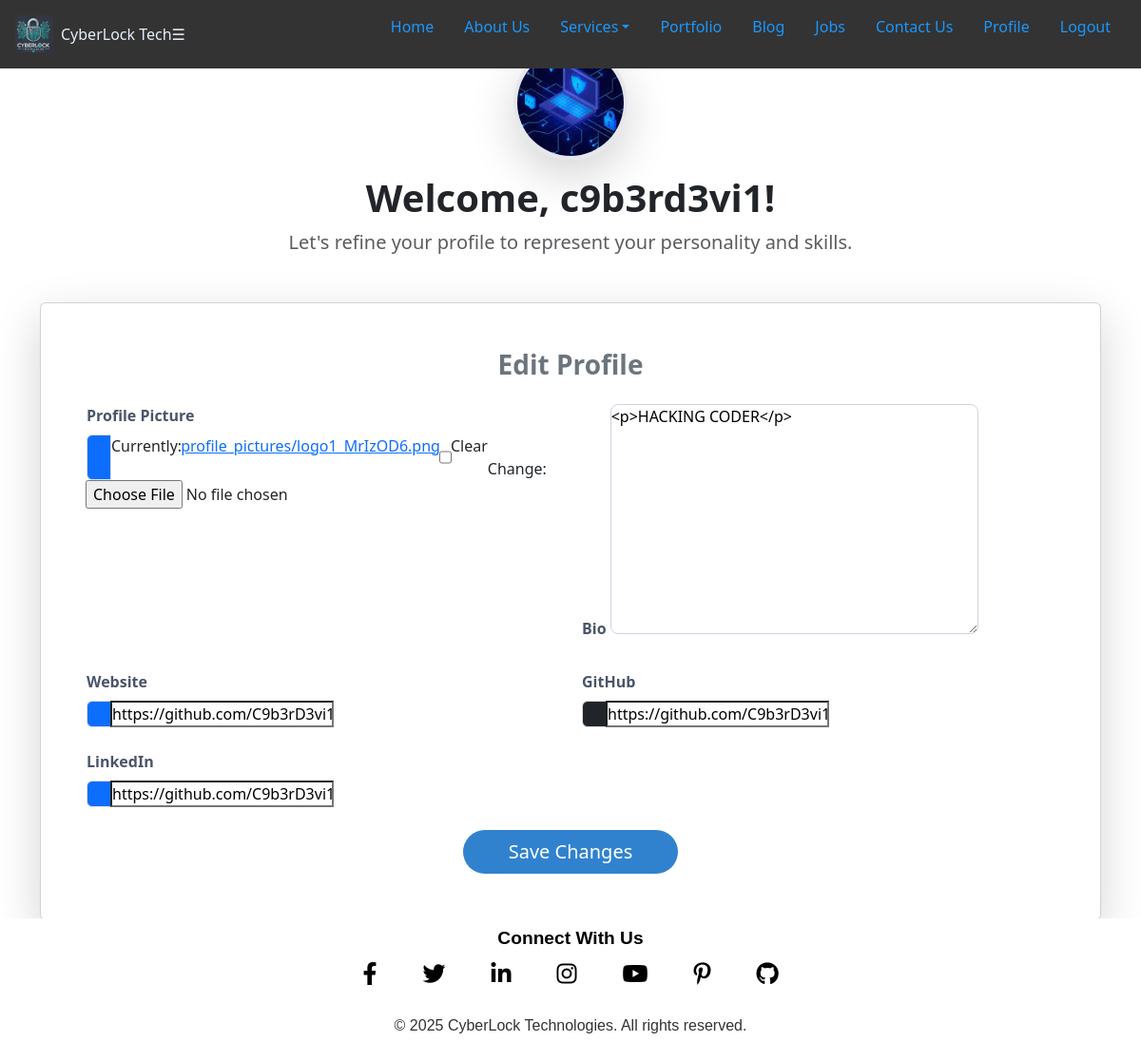
Page /edit-profile/ (signed in) on the earlier database version.
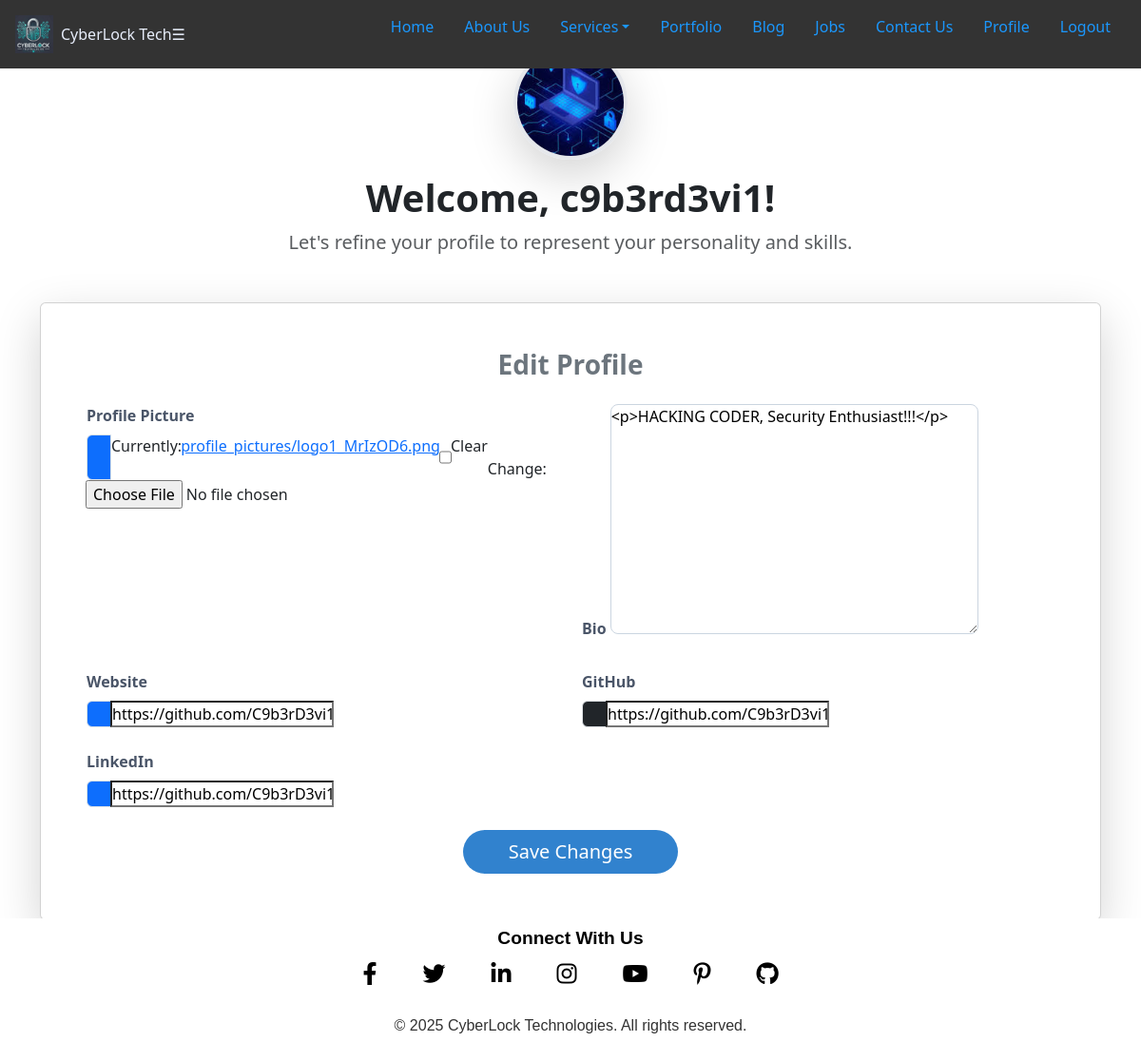
Same page on the later database version.
### coreapp/models.py (models this page shows, shortened)
class Profile(models.Model):
    user = models.OneToOneField(User, on_delete=models.CASCADE)
    bio = RichTextUploadingField(max_length=500, blank=True)
    profile_picture = models.ImageField(upload_to='profile_pictures/', blank=True)
    website = models.URLField(blank=True, validators=[URLValidator()])
    github = models.URLField(blank=True, validators=[URLValidator()])
    linkedin = models.URLField(blank=True, validators=[URLValidator()])

### coreapp/views.py (the view)
# urls.py: path('edit-profile/', views.edit_profile, name='edit_profile'),
@login_required
def edit_profile(request):
    profile, created = Profile.objects.get_or_create(user=request.user)
    if request.method == 'POST':
        form = ProfileForm(request.POST, request.FILES, instance=profile)
        if form.is_valid():
            form.save()
            return redirect('user_profile')
    else:
        form = ProfileForm(instance=profile)
    return render(request, 'edit_profile.html', {'form': form})

### coreapp/forms.py
class ProfileForm(forms.ModelForm):
    class Meta:
        model = Profile
        fields = ['bio', 'profile_picture', 'website', 'github', 'linkedin']

### templates/edit_profile.html (shortened to what this page needs)
{% extends 'base.html'  %}
{% load static %}
{% block content %}
<head>
    <link rel="stylesheet" href="{% static 'css/edit_profile.css' %}">
    <link href="https://cdn.jsdelivr.net/npm/bootstrap@5.3.0-alpha1/dist/css/bootstrap.min.css" rel="stylesheet">
</head>
<div class="edit-profile-page">
    <div class="container py-5">
        <div class="text-center mb-5">
            <img src="{% static 'images/hero-bg.jpeg' %}" alt="Profile Placeholder" class="profile-img rounded-circle shadow-lg mb-3">
            <h1 class="fw-bold text-dark">Welcome, {{ user.username }}!</h1>
            <p class="text-muted fs-5">Let's refine your profile to represent your personality and skills.</p>
        </div>
        <div class="card shadow-lg">
            <div class="card-body p-5">
                <h2 class="card-title text-center text-secondary mb-4">Edit Profile</h2>
                <form method="post" enctype="multipart/form-data" class="row g-4">
                    <div class="col-md-6">
                        <label for="{{ form.profile_picture.id_for_label }}" class="form-label fw-semibold">Profile Picture</label>
                        <div class="input-group">
                            <span class="input-group-text bg-primary text-white"></span>
                            {{ form.profile_picture }}
                        </div>
                    </div>
                    <div class="col-md-6">
                        <label for="{{ form.bio.id_for_label }}" class="form-label fw-semibold">Bio</label>
                        {{ form.bio }}
                    </div>
                    <div class="col-md-6">
                        <label for="{{ form.website.id_for_label }}" class="form-label fw-semibold">Website</label>
                        <div class="input-group">
                            <span class="input-group-text bg-primary text-white"></span>
                            {{ form.website }}
                        </div>
                    </div>
                    <div class="col-md-6">
                        <label for="{{ form.github.id_for_label }}" class="form-label fw-semibold">GitHub</label>
                        <div class="input-group">
                            <span class="input-group-text bg-dark text-white"></span>
                            {{ form.github }}
                        </div>
                    </div>
                    <div class="col-md-6">
                        <label for="{{ form.linkedin.id_for_label }}" class="form-label fw-semibold">LinkedIn</label>
                        <div class="input-group">
                            <span class="input-group-text bg-primary text-white"></span>
                            {{ form.linkedin }}
                        </div>
                    </div>
                    <div class="col-12 text-center">
                        <button type="submit" class="btn btn-primary btn-lg px-5">Save Changes</button>
                    </div>
                </form>
            </div>
        </div>
    </div>
</div>
{% endblock %}

### templates/base.html (shortened to what this page needs)
{% load static %}
{% load tz %}
<!DOCTYPE html>
<html lang="en">
<head>
    <link rel="stylesheet" href="{% static 'css/base.css' %}">
    <link href="https://cdnjs.cloudflare.com/ajax/libs/font-awesome/6.0.0-beta3/css/all.min.css" rel="stylesheet">
</head>
<body class="default-body">
    <nav class="custom-navbar">
        <div class="navbar-container">
            <a class="navbar-brand" href="{% url 'home' %}">
                <img src="{% static 'images/icon-192x192.png' %}" alt="CyberLock Logo">
                <span>CyberLock Tech</span>
            </a>
            <button class="navbar-toggler" aria-label="Toggle navigation">☰</button>
            <ul class="navbar-menu">
                <li><a href="{% url 'home' %}" class="{% if request.resolver_match.url_name == 'home' %}active{% endif %}">Home</a></li>
                <li><a href="{% url 'about' %}" class="{% if request.resolver_match.url_name == 'about' %}active{% endif %}">About Us</a></li>
                <li class="dropdown">
                    <a href="#" class="dropdown-toggle">Services</a>
                </li>
                <li><a href="{% url 'portfolio' %}" class="{% if request.resolver_match.url_name == 'portfolio' %}active{% endif %}">Portfolio</a></li>
                <li><a href="{% url 'blog_list' %}" class="{% if request.resolver_match.url_name == 'blog_list' %}active{% endif %}">Blog</a></li>
                {% if user.is_authenticated %}
                <li><a href="{% url 'job_list' %}" class="{% if request.resolver_match.url_name == 'job_list' %}active{% endif %}">Jobs</a></li>
                <li><a href="{% url 'contact_form' %}" class="{% if request.resolver_match.url_name == 'contact_form' %}active{% endif %}">Contact Us</a></li>
                <li><a href="{% url 'user_profile' %}" class="{% if request.resolver_match.url_name == 'user_profile' %}active{% endif %}">Profile</a></li>
                <li><a href="{% url 'user_logout' %}">Logout</a></li>
                {% else %}
                <li><a href="{% url 'user_login' %}" class="{% if request.resolver_match.url_name == 'user_login' %}active{% endif %}">Login</a></li>
                <li><a href="{% url 'user_register' %}" class="{% if request.resolver_match.url_name == 'user_register' %}active{% endif %}">Register</a></li>
                {% endif %}
            </ul>
        </div>
    </nav>
    {% block content %}
    {% endblock %}
<footer class="custom-footer">
    <div class="footer-container">
        <div class="footer-content">
            <h4>Connect With Us</h4>
            <div class="social-icons">
                <a href="#" aria-label="Facebook"><i class="fab fa-facebook-f"></i></a>
                <a href="#" aria-label="Twitter"><i class="fab fa-twitter"></i></a>
                <a href="#" aria-label="LinkedIn"><i class="fab fa-linkedin-in"></i></a>
                <a href="#" aria-label="Instagram"><i class="fab fa-instagram"></i></a>
                <a href="#" aria-label="YouTube"><i class="fab fa-youtube"></i></a>
                <a href="#" aria-label="Pinterest"><i class="fab fa-pinterest-p"></i></a>
                <a href="#" aria-label="GitHub"><i class="fab fa-github"></i></a>
            </div>
        </div>
        <div class="footer-bottom">
            <p>&copy; {% now "Y" %} CyberLock Technologies. All rights reserved.</p>
        </div>
    </div>
</footer>
</body>
</html>

### static/css/base.css (style rules this page uses)
:root { --primary-color: #1b97fc; --secondary-color: #e7edfa; --hover-bg-color: #555; --footer-bg: #333; --footer-text: #e7edfa; --spacing: 1rem; --border-radius: 5px; --font-family: 'Arial', sans-serif; }
* { box-sizing: border-box; padding: 0; margin: 0; }
body { display: flex; flex-direction: column; min-height: 100vh; padding-bottom: 100px; font-family: var(--font-family); }
.custom-navbar { background-color: #333; color: var(--secondary-color); padding: var(--spacing); position: fixed; top: 0; width: 100%; z-index: 1000; display: flex; justify-content: space-between; align-items: center; }
.navbar-container { display: flex; justify-content: space-between; align-items: center; width: 100%; }
.navbar-brand { display: flex; align-items: center; text-decoration: none; color: #17e0f2; }
.navbar-brand img { width: 40px; height: 40px; margin-right: 0.5rem; }
.navbar-menu { display: flex; list-style: none; margin-left: auto; }
.navbar-menu a { text-decoration: none; color: var(--primary-color); padding: 0.5rem 1rem; transition: background 0.3s; }
.custom-footer { background-color: white; color: black; padding: 2rem; font-family: 'Arial', sans-serif; width: 100%; position: fixed; bottom: 0; left: 0; box-sizing: border-box; display: flex; justify-content: center; align-items: center; height: 150px; z-index: 1000; }
.footer-container { max-width: 1400px; width: 100%; display: flex; flex-direction: column; align-items: center; justify-content: center; gap: 1.5rem; text-align: center; }
.footer-content h4 { font-size: 1.2rem; margin-bottom: 0.5rem; font-weight: bold; }
.social-icons { display: flex; gap: 2rem; }
.social-icons a { text-decoration: none; font-size: 1.5rem; margin: 0 0.5rem; color: inherit; transition: color 0.3s ease; }
.footer-bottom { font-size: 1rem; opacity: 0.8; }

### static/css/edit_profile.css (style rules this page uses)
body { background-color: #f9fafc; font-family: 'Inter', sans-serif; }
.edit-profile-page { display: flex; justify-content: center; align-items: center; min-height: 100vh; }
.profile-img { width: 120px; height: 120px; object-fit: cover; border: 4px solid #e5e7eb; transition: transform 0.3s ease; }
.card { border: none; border-radius: 1rem; box-shadow: 0 8px 16px rgba(0, 0, 0, 0.1); }
.card-title { font-size: 1.75rem; font-weight: bold; color: #4a5568; }
.form-label { font-size: 1rem; color: #4a5568; }
.input-group-text { border: none; font-size: 1.2rem; }
input[type="text"], textarea { border-radius: 0.5rem; border: 1px solid #cbd5e0; }
button[type="submit"] { background-color: #3182ce; border: none; border-radius: 2rem; color: white; transition: background-color 0.3s ease; }

Differences in the rows shown:
changed Profile "https://github.com/C9b3rD3vi1": bio "<p>HACKING CODER</p>" → "<p>HACKING CODER, Security Enthusiast!!!</p>"
